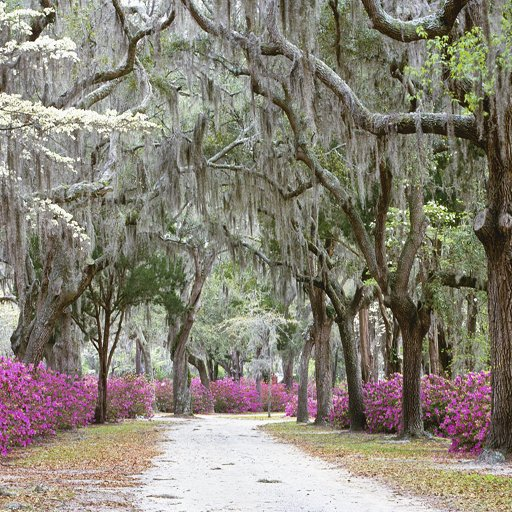
#> input picture Pictures/512x512.2.jpg, 512 x 512 px, found by its file name
$ python dft_centroid.py
#> lines starting #> are read from the running program, lines starting #| are printed output that depends on the picture; long printed decimals are rounded
import numpy as np
import matplotlib.pyplot as plt
from skimage.io import imread, imsave
from skimage.segmentation import slic
from skimage.metrics import peak_signal_noise_ratio, structural_similarity
import os

np.random.seed(42)

# ========================
# SEGMENTATION
# ========================
def segment(img):
    return slic(img, n_segments=3000, compactness=10)

# ========================
# SAMPLING
# ========================
def centroid_sampling(img, segments):
    mask = np.zeros(segments.shape, dtype=bool)

    for seg_id in np.unique(segments):
        coords = np.argwhere(segments == seg_id)
        centroid = np.mean(coords, axis=0).astype(int)
        mask[centroid[0], centroid[1]] = True

    return mask

# ========================
# LOW PASS FILTER (IMPROVED)
# ========================
def low_pass(shape, r=120):
    h, w = shape
    y, x = np.ogrid[:h, :w]
    cx, cy = h//2, w//2
    mask = ((y - cx)**2 + (x - cy)**2 <= r**2).astype(float)
    return mask

# ========================
# DFT RECONSTRUCTION (FIXED)
# ========================
def dft_reconstruct(sparse, mask):
    out = np.zeros_like(sparse)
    lp_mask = low_pass(sparse.shape[:2])

    for c in range(3):
        channel = sparse[:,:,c]

        # FFT
        F = np.fft.fftshift(np.fft.fft2(channel))

        # Apply low-pass
        F_filtered = F * lp_mask

        # Inverse FFT
        recon = np.real(np.fft.ifft2(np.fft.ifftshift(F_filtered)))

        # NORMALIZATION (IMPORTANT)
        recon = recon - recon.min()
        recon = recon / (recon.max() + 1e-8)

        out[:,:,c] = recon

    return np.clip(out, 0, 1)

# ========================
# MAIN
# ========================
img_path = "Pictures\\512x512.2.jpg"
img = imread(img_path) / 255.0

seg = segment(img)
#> in segment, `return slic(img, n_segments=3000, compactness=10)`:
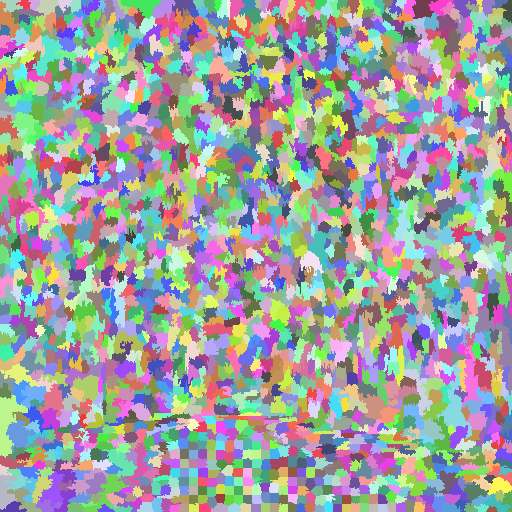
#> returned value: shape (512, 512) int64; 2301 distinct labels, from 1 to 2301; one colour per label, 0 black
mask = centroid_sampling(img, seg)
#> the loop in centroid_sampling, `for seg_id in np.unique(segments):` made 2301 passes
#> centroid on passes 1 to 3: [5, 11], [3, 24], [4, 34]
#> after the loop in centroid_sampling, `for seg_id in np.unique(segments):`:
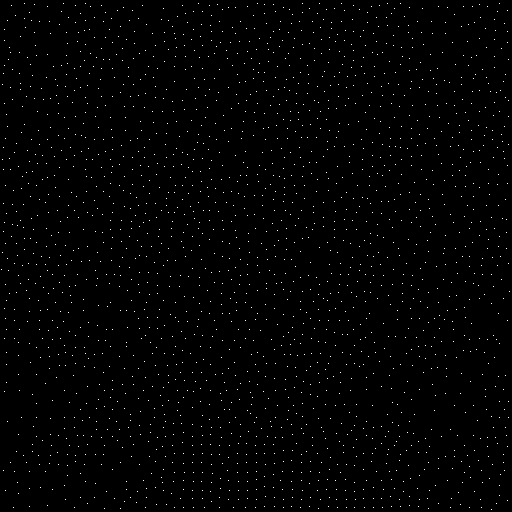
#> mask: shape (512, 512) bool; 0.88% white in thin lines or dots

# Sparse image (NO FILLING)
sparse = np.zeros_like(img)
sparse[mask] = img[mask]
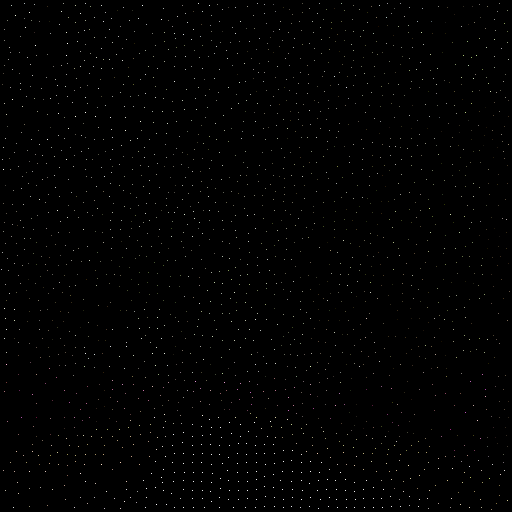
#> sparse: shape (512, 512, 3) float64; mean R, G, B 0.00471, 0.00457, 0.00412

# DFT reconstruction directly
recon = dft_reconstruct(sparse, mask)
#> the loop in dft_reconstruct, `for c in range(3):` made 3 passes
#> pass 1, in dft_reconstruct, `recon = np.real(np.fft.ifft2(np.fft.ifftshift(F_filtered)))`:
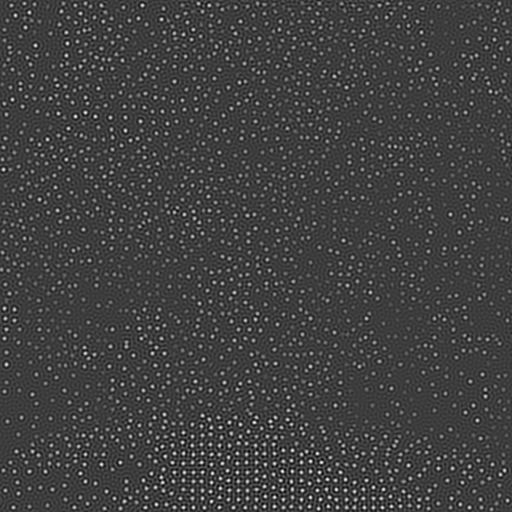
#> recon: shape (512, 512) float64; min -0.0596, max 0.19, mean 0.00471; drawn with min black and max white

# ========================
# METRICS
# ========================
psnr = peak_signal_noise_ratio(img, recon, data_range=1.0)
#> psnr = 9.46
ssim = structural_similarity(img, recon, channel_axis=2, data_range=1.0)
#> ssim = 0.0571

print("PSNR:", psnr)
#| PSNR: 9.463
print("SSIM:", ssim)
#| SSIM: 0.05709

# ========================
# SAVE IMAGES
# ========================
os.makedirs("Pictures\\Results\\Method 3\\results_dft_centroid", exist_ok=True)

imsave("Pictures\\Results\\Method 3\\results_dft_centroid/original.png", (img*255).astype(np.uint8))
imsave("Pictures\\Results\\Method 3\\results_dft_centroid/sampled.png", (sparse*255).astype(np.uint8))
imsave("Pictures\\Results\\Method 3\\results_dft_centroid/reconstructed.png", (recon*255).astype(np.uint8))

# ========================
# DISPLAY
# ========================
plt.figure(figsize=(12,4))

plt.subplot(1,3,1)
plt.imshow(img)
plt.title("Original")
plt.axis("off")

plt.subplot(1,3,2)
plt.imshow(sparse)
plt.title("Sampled (15%)")
plt.axis("off")

plt.subplot(1,3,3)
plt.imshow(recon)
plt.title(f"DFT Recon\nPSNR:{psnr:.2f} SSIM:{ssim:.3f}")
plt.axis("off")

plt.tight_layout()
plt.show()

$ run again, with Pictures/512x512.jpg copied over Pictures/512x512.2.jpg
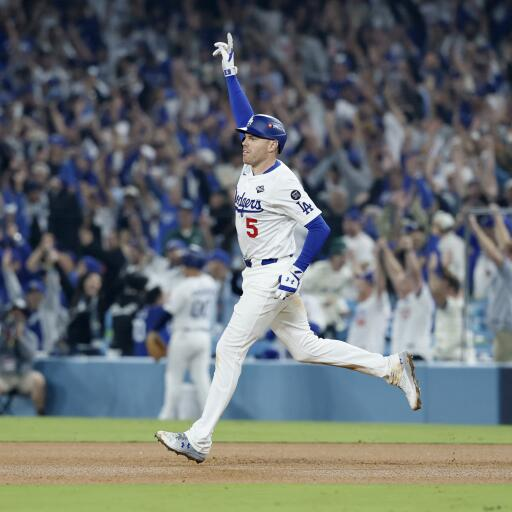
#> input picture Pictures/512x512.jpg, 512 x 512 px, found by its file name
#> the loop in centroid_sampling, `for seg_id in np.unique(segments):` made 3011 passes
#> centroid on passes 1 to 3: [2, 3], [3, 14], [4, 24]
#> after the loop in centroid_sampling, `for seg_id in np.unique(segments):`:
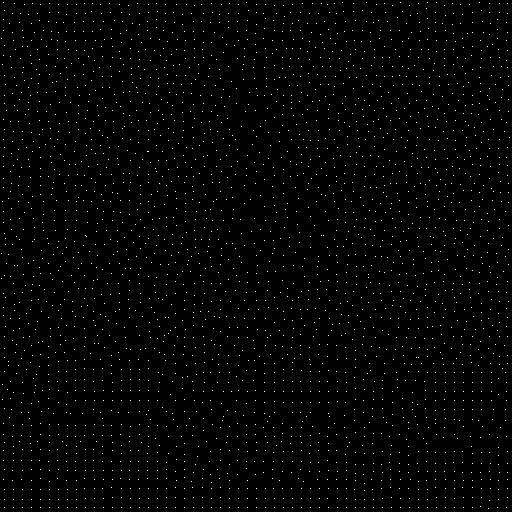
#> mask: shape (512, 512) bool; 1.1% white in thin lines or dots
#> the loop in dft_reconstruct, `for c in range(3):` made 3 passes
#> pass 1, in dft_reconstruct, `recon = np.real(np.fft.ifft2(np.fft.ifftshift(F_filtered)))`:
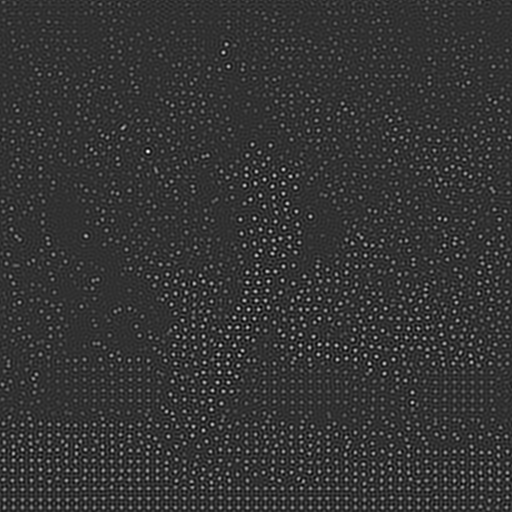
#> recon: shape (512, 512) float64; min -0.0503, max 0.213, mean 0.00472; drawn with min black and max white
#> psnr = 9.98
#> ssim = 0.149
#| PSNR: 9.980
#| SSIM: 0.1491

$ run again, with Pictures/sample_image.png saved as Pictures/512x512.2.jpg
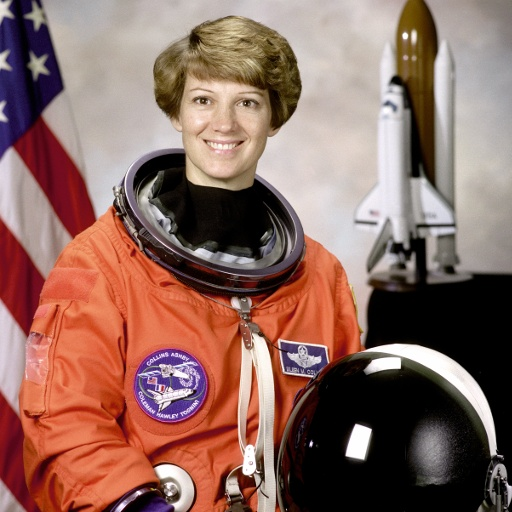
#> input picture Pictures/sample_image.png, 512 x 512 px, found by its file name
#> the loop in centroid_sampling, `for seg_id in np.unique(segments):` made 2825 passes
#> centroid on passes 1 to 3: [9, 7], [7, 12], [6, 17]
#> after the loop in centroid_sampling, `for seg_id in np.unique(segments):`:
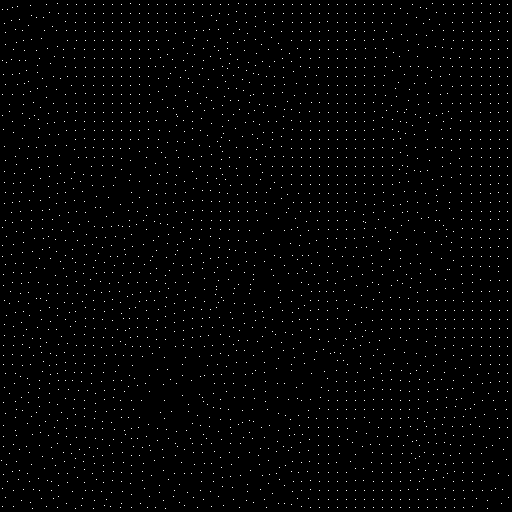
#> mask: shape (512, 512) bool; 1.1% white in thin lines or dots
#> after the loop in dft_reconstruct, `for c in range(3):`:
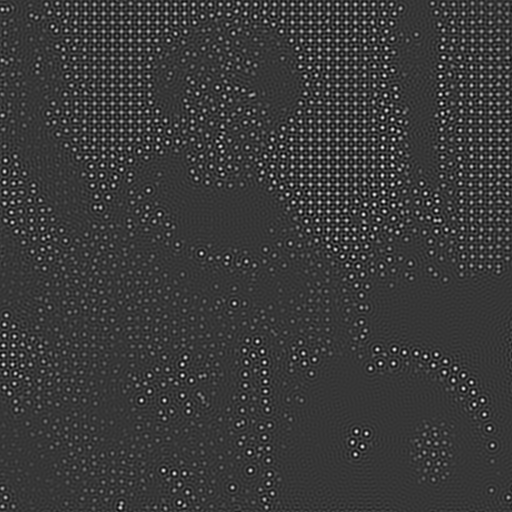
#> recon: shape (512, 512) float64; min 0, max 1, mean 0.231
#> psnr = 8.49
#> ssim = 0.075
#| PSNR: 8.493
#| SSIM: 0.075
